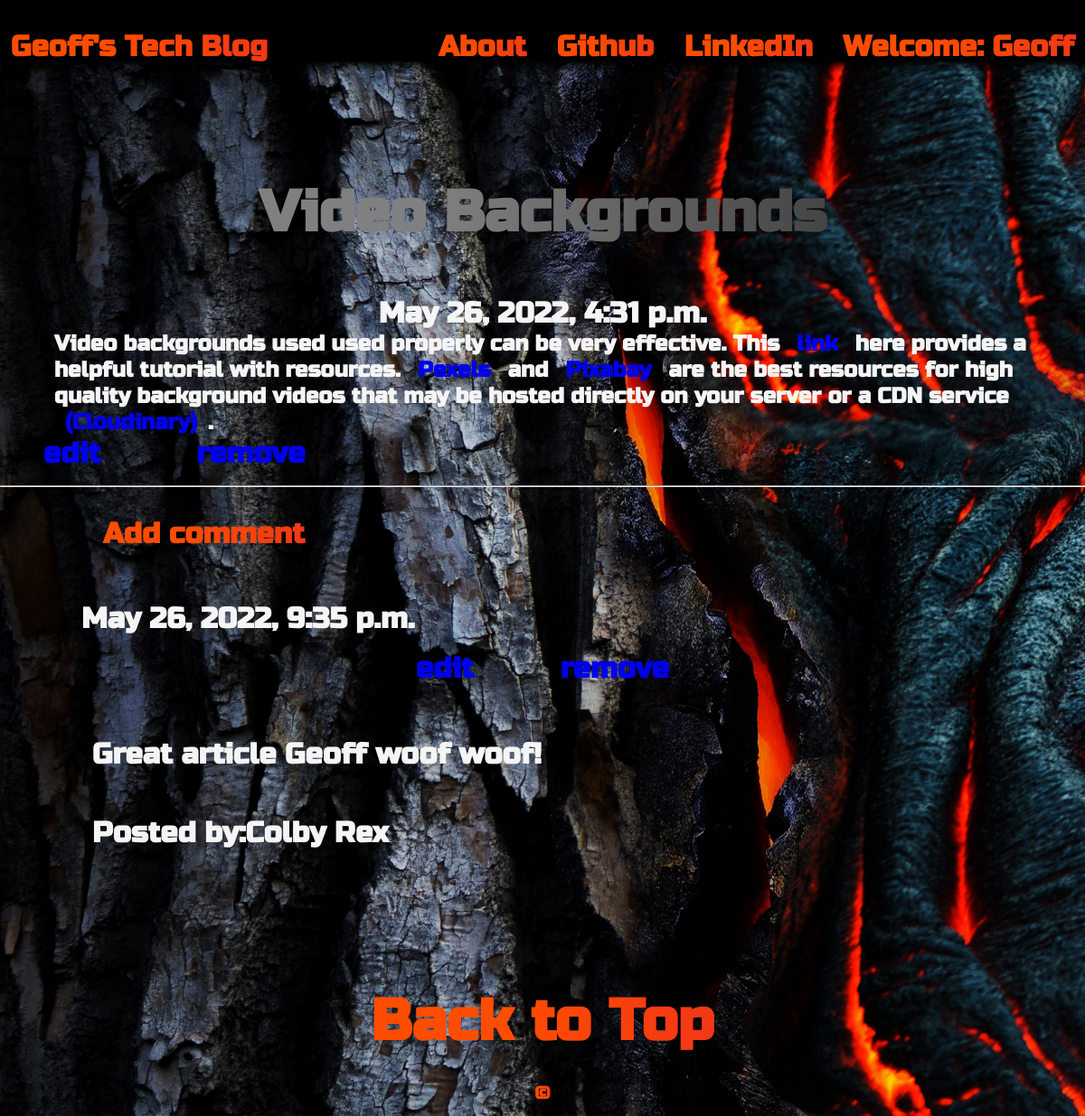
/post/2 (signed in), run on the app's committed database.
### blog/models.py (models this page shows, shortened)
class Post(models.Model):
    author = models.ForeignKey('auth.User',on_delete=models.CASCADE)
    title = models.CharField(max_length=200)
    text = models.TextField()
    created_date = models.DateTimeField(default=timezone.now)
    published_date = models.DateTimeField(blank=True, null=True)

class Comment(models.Model):
    post = models.ForeignKey('blog.Post', related_name='comments',on_delete=models.CASCADE)
    author = models.CharField(max_length=200)
    text = models.TextField()
    created_date = models.DateTimeField(default=timezone.now)
    approved_comment = models.BooleanField(default=False)

### blog/views.py (the view)
# urls.py: path('post/<int:pk>', views.PostDetailView.as_view(), name='post_detail'),
class PostDetailView(DetailView):
    model = Post

### blog/templates/blog/post_detail.html (shortened to what this page needs)
{% extends 'blog/base.html' %}
{% block content %}
        <h1 class='animate-smoke posttitle loader'>{{ post.title }}</h1>
        {% if post.published_date %}
            <div class="date postdate">
                {{ post.published_date }}
            </div>
        {% else %}
            <a class="animate-text .publish" href="{% url 'post_publish' pk=post.pk %}">Publish</a>
        {% endif %}
      <p class='postcontent flex-container' >{{ post.text|safe|linebreaksbr }}</p>
      {% if user.is_authenticated %}
          <a class="btn btn-primary" href="{% url 'post_edit' pk=post.pk %}">edit</a>
          <a class="btn btn-primary" href="{% url 'post_remove' pk=post.pk %}">remove</a>
      {% endif %}
  <hr>
  <div class="flex-container-left">
    <a class="animate-text comment" href="{% url 'add_comment_to_post' pk=post.pk %}">Add comment</a>
  </div>
  <div class="content">
    {% for comment in post.comments.all %}
    <br>
        {% if user.is_authenticated or comment.approved_comment %}
            {{ comment.created_date }}
            {% if not comment.approved_comment %}
            <div class="flex-container">
                <a class="btn btn-primary" href="{% url 'comment_remove' pk=comment.pk %}">edit</a>
                <a class="btn btn-primary" href="{% url 'comment_approve' pk=comment.pk %}">remove</a>
            {% endif %}
            </div>
            <div class="flex-container-left">
                <p>{{ comment.text|safe|linebreaks }}</p>
            </div>
            <p class="flex-container-left">Posted by: <strong>{{ comment.author }}</strong></p>
        {% endif %}
    {% empty %}
      <p>No comments posted.</p>
    {% endfor %}
</div>
{% endblock %}

### blog/templates/blog/base.html (shortened to what this page needs)
<!DOCTYPE html>
{% load static %}
<html>
  <head>
    <link rel="stylesheet" href="//cdn.jsdelivr.net/npm/medium-editor@latest/dist/css/medium-editor.min.css" type="text/css" media="screen" charset="utf-8">
    <link rel="stylesheet" href="{% static 'css/blog.css' %}">
  </head>
  <body class='loader'>
    <section class='top'>
      <header class='flex-container' id='top'>
          <nav class='topNav' role='navigation'>
              <div class='title-box' role='navigation'>
                <a class="title animate-text" href="{% url 'post_list' %}">Geoff's Tech Blog</a>
              </div>
              <ul role="navigation">
                <li class='drop' role="navigation"><a class='animate-text' href="{% url 'about' %}">About</a>
                </li>
                <li class='drop' role="navigation">
                  <a href="https://www.github.com" target="_blank" class="animate-text">Github</a>
                </li>
                <li class='drop' role="navigation">
                  <a href="https://www.linkedin.com" target="_blank" class="animate-text">LinkedIn</a>
                </li>
              {% if user.is_authenticated %}
                <li class='drop' role="navigation">
                  <a class="animate-text">Welcome: {{ user.username }}</a>
                </li>
              {% else %}
                <li class="drop" role="navigation">
                  <a href="{% url 'login' %}" class="animate-text">Login</a>
                </li>
              {% endif %}
            </ul>
          </nav>
      </header>
    </section>
    <span class='topPad'><a href="" id='topScroll'></a></span>
    <section class="content">
      <div class="content container">
          <div class="row">
              <div class="col-md-8">
                <div class="blog_posts">
                  {% block content %}
                  {% endblock %}
                </div>
              </div>
          </div>
      </div>
    </section>
    <section id='footer'>
        <footer class="footer">
            <nav class='footNav'>
                <a href='#topScroll' class='footLink animate-text'>Back to Top</a>
                <a href='#' class='footLink animate-text'>©</a>
            </nav>
        </footer>
    </section>
  </body>
</html>

### blog/static/css/blog.css (style rules this page uses)
:root { --color-grey: rgba(220, 231, 235, 1); --color-semi-black: rgba(48, 69, 92, 0.5); --color-black: rgba(48, 69, 92, 1); --full-white: rgba(245, 245, 245, 1); --half-white: rgba(245, 245, 245, 0.5); --less-white: rgba(245, 245, 245, 0.3); --color-red: rgba(255, 104, 115, 1); --blue-med: rgba(34, 190, 198, 1); --blue-light: rgba(69, 194, 197, 1); --blue-light-half: rgba(69, 194, 197, 0.5); --font-main: 'Russo One', sans-serif; --font-heading: 'Lobster', cursive; --size-s: 0.5rem; --sizeNormal: 1.25rem; --sizeM: 1.5rem; --sizeML: 1.75rem; --sizeL: 2rem; --sizeXL: 2.5rem; --sizeXXL: 3.5rem; --sizeTitle: 5rem; --weight-normal: 500; --weight-bold: 700; --gapSmall: 1vh 1vw; --gapMed: 2vh 2vw; --gapL: 3vh 3vw; --gapXL: 5vh 5vw; --gapTop: 2em; --borderSm: 0.05rem; --borderMed: 0.1rem; }
html { width: 100%; height: 100%; font-weight: bold; font-family: var(--font-main); font-size: 2em; margin: 0; padding: 0; box-sizing: border-box; overflow-x: hidden; color: whitesmoke; background: url(../img//bg/bg.jpg) repeat center center fixed; background-size: cover; }
*, *:before, *:after { box-sizing: inherit; }
body { display: flex; flex-flow: column nowrap; align-self: auto; justify-self: auto; margin: auto; background: url(../img//bg/bg.jpg) repeat center center fixed; background-size: cover; width: 100vw; height: 100vmax; }
.flex-container { display: flex; margin: auto; text-align: center; align-items: center; }
.flex-container-left { display: flex; margin: auto; width: 85vw; font-size: var(--size-normal); padding: var(--gapSmall); justify-content: flex-start; text-align: left; align-items: center; }
a { padding: var(--gapSmall); text-decoration: none; }
.content { flex: 1 0 auto; width: 100vw; height: auto; display: flex; flex-flow: column wrap; word-break: break-word; justify-self: center; align-content: center; hyphens: auto; margin: auto; overflow: none; overflow-wrap: break-word; padding: 0; }
.btn { padding: var(--size-s) var(--sizeM); }
.top { display: flex; z-index: 1; justify-content: space-between; flex-flow: row; overflow: none; }
#top { z-index: 1; position: fixed; top: 0; width: 100%; display: flex; justify-content: flex-start; flex-flow: row nowrap; margin: auto; align-items: center; text-align: center; overflow: none; background: linear-gradient(180deg, rgba(0,0,0,1) 0%, rgba(0,0,0,1) 85%, rgba(0,0,0,0.1) 100%); color: whitesmoke; }
.topNav { display: flex; flex-flow: row nowrap; justify-content: space-between; align-items: flex-end; width: 100vw; overflow: none; word-wrap: none; word-break: normal; padding-top: 0.75rem; }
.topPad { display: flex; width: 100%; flex-flow: row nowrap; margin: var(--gapTop) auto; }
.title-box { margin-left: 0; display: inline-flex; flex-flow: row wrap; }
.topNav ul { list-style: none; border-radius: var(--borderSm); position: relative; margin: 0; padding: 0; }
.topNav ul a { text-decoration: none; font-weight: var(--weight-bold); font-size: var(--size-M); padding: var(--gapSmall); font-family: var(--font-main); }
@media screen and (min-width: 500px) { .drop { display: inline-flex; } }
.footer { flex-shrink: 0; display: flex; margin-bottom: 0; overflow: hidden; }
footer { display: flex; flex-shrink: 0; margin-top: auto; }
.footNav { align-items: center; justify-content: center; display: flex; flex-flow: column wrap; margin: auto; text-align: center; }
.footLink { margin: 0.2rem; }
.footLink:nth-child(2) { font-family: inherit; padding: 1vh; font-size: 0.6rem; color: whitesmoke; }
.footLink:nth-child(1) { font-size: var(--sizeL); border: transparent; display: flex; flex-grow: 0.4; }
.postdate { text-align: center; }
.posttitle { font-family: 'Russo One', sans-serif; font-size: var(--sizeL); text-align: center; }
.postcontent { font-family: 'Montserrat'; font-size: 1.5em; }
.animate-text { background: linear-gradient(to right, rgb(255, 77, 0) 20%, rgb(234, 39, 39) 70%, rgb(248, 255, 57) 85%, rgb(255, 77, 0) 100%); -webkit-background-clip: text; -webkit-text-fill-color: transparent; background-size: 200% auto; animation: textShine 7s ease-in-out infinite alternate; font-size: var(--size-normal); }
.animate-smoke { background: linear-gradient(to right, rgb(128,128,128) 20%, rgb(63, 63, 63) 40%, rgb(245, 245, 245) 60%, rgb(63, 63, 63) 80%, rgb(128, 128, 128) 100%); -webkit-background-clip: text; -webkit-text-fill-color: transparent; background-size: 200% auto; animation: textShine 7s ease-in-out infinite alternate; font-size: var(--size-normal); }

### data on the page
Post: title "Video Backgrounds", published_date "May 26, 2022, 4:31 p.m.", text "Video backgrounds used used properly can be very effective. This link here provides a helpful tutorial with resources. Pexels and Pixabay are the best resources for high quality background videos that may be hosted directly on your server or a CDN service (Cloudinary) ."
Comment: created_date "May 26, 2022, 9:35 p.m.", approved_comment "edit", text "Great article Geoff woof woof!", author "Colby Rex"

### other printed values
{{ user.username }} "Geoff"
